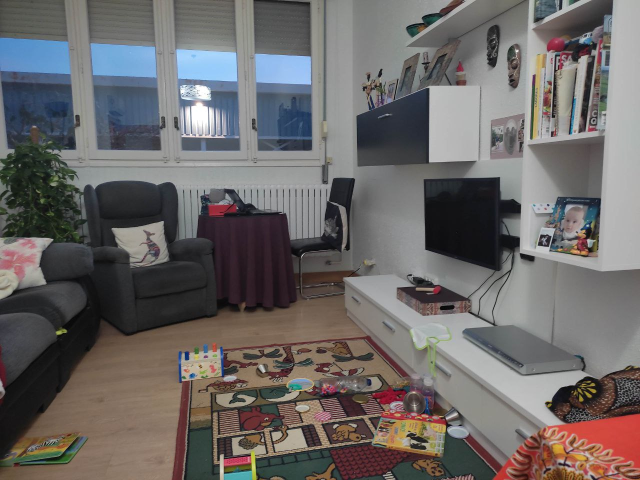
#> input picture imagen1.jpg, 1280 x 960 px (shown at 1/2 size)
$ python test2.py
#> lines starting #> are read from the running program, lines starting #| are printed output that depends on the picture
import cv2
import numpy as np
import matplotlib.pyplot as plt


def calculate_sfm(frame1, frame2, K):
    """
    Calculate Structure from Motion (SfM) using two frames.

    Args:
    - frame1: First image (grayscale).
    - frame2: Second image (grayscale).
    - K: Camera intrinsic matrix (3x3).

    Returns:
    - points_3d: Reconstructed 3D points.
    - R: Relative rotation matrix (3x3).
    - t: Relative translation vector (3x1).
    """
    # Step 1: Detect and match features
    orb = cv2.ORB_create()
    kp1, des1 = orb.detectAndCompute(frame1, None)
    kp2, des2 = orb.detectAndCompute(frame2, None)

    # Match features using BFMatcher
    bf = cv2.BFMatcher(cv2.NORM_HAMMING, crossCheck=True)
    matches = bf.match(des1, des2)
    matches = sorted(matches, key=lambda x: x.distance)

    # Extract matched keypoints
    pts1 = np.float32([kp1[m.queryIdx].pt for m in matches])
    pts2 = np.float32([kp2[m.queryIdx].pt for m in matches])

    # Step 2: Compute the Essential Matrix
    E, mask = cv2.findEssentialMat(pts1, pts2, K, method=cv2.RANSAC, prob=0.999, threshold=1.0)

    # Step 3: Recover Pose
    _, R, t, _ = cv2.recoverPose(E, pts1, pts2, K)

    # Filter points using the mask
    pts1 = pts1[mask.ravel() == 1]
    pts2 = pts2[mask.ravel() == 1]

    # Step 4: Triangulate points
    proj_mat1 = np.hstack((np.eye(3), np.zeros((3, 1))))  # First camera projection matrix
    proj_mat2 = np.hstack((R, t))  # Second camera projection matrix
    proj_mat1 = K @ proj_mat1
    proj_mat2 = K @ proj_mat2

    points_4d_hom = cv2.triangulatePoints(proj_mat1, proj_mat2, pts1.T, pts2.T)
    points_3d = points_4d_hom[:3] / points_4d_hom[3]  # Convert from homogeneous to 3D

    return points_3d.T, R, t


def plot_3d_points(points_3d, R, t):
    """
    Plot 3D points and camera poses.

    Args:
    - points_3d: 3D points (Nx3).
    - R: Rotation matrix (3x3).
    - t: Translation vector (3x1).
    """
    fig = plt.figure()
    ax = fig.add_subplot(111, projection='3d')

    # Plot 3D points
    ax.scatter(points_3d[:, 0], points_3d[:, 1], points_3d[:, 2], c='blue', s=1, label='3D Points')

    # Plot cameras
    ax.scatter(0, 0, 0, c='red', marker='o', label='Camera 1')
    camera2_position = -R.T @ t
    ax.scatter(camera2_position[0], camera2_position[1], camera2_position[2], c='green', marker='o', label='Camera 2')

    # Set axis labels
    ax.set_xlabel('X')
    ax.set_ylabel('Y')
    ax.set_zlabel('Z')
    ax.legend()
    plt.title("3D Reconstruction")
    plt.show()


# Example Usage
if __name__ == "__main__":
    # Load two frames (grayscale)
    frame1 = cv2.imread("imagen1.jpg", cv2.IMREAD_GRAYSCALE)
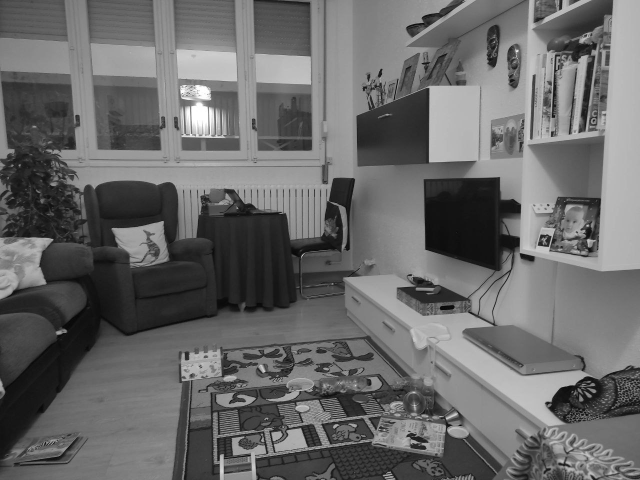
#> frame1: shape (960, 1280) (shown at 1/2 size); min 0, max 255, mean 105
    frame2 = cv2.imread("imagen2.jpg", cv2.IMREAD_GRAYSCALE)
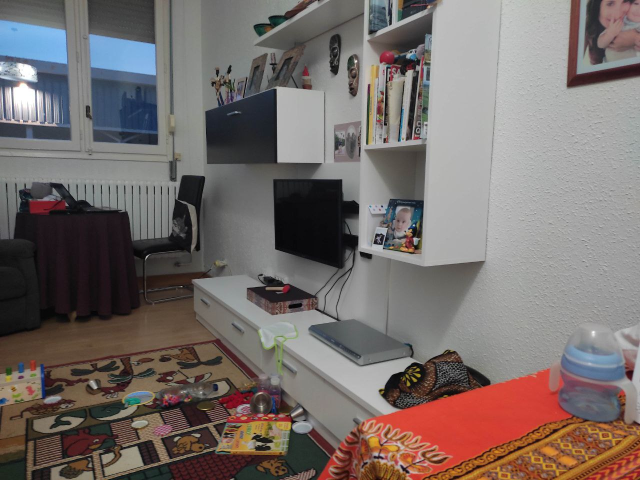
#> input picture imagen2.jpg, 1280 x 960 px (shown at 1/2 size)
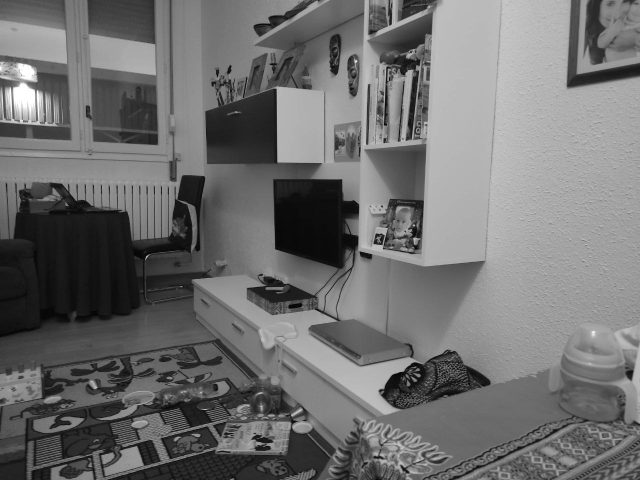
#> frame2: shape (960, 1280) (shown at 1/2 size); min 0, max 255, mean 111.6

    # Define the camera intrinsic matrix (example values)
    K = np.array([
        [700, 0, 640],  # Focal length (fx, fy) and principal point (cx, cy)
        [0, 700, 480],
        [0, 0, 1]
    ])

    # Calculate SfM
    points_3d, R, t = calculate_sfm(frame1, frame2, K)
#> in calculate_sfm, `kp1, des1 = orb.detectAndCompute(frame1, None)`: kp1 = 500 keypoints; strongest (x, y, size): (1101, 474, 31), (1096, 492, 37.2), (1078, 490, 37.2), (1096, 493, 31)
#> in calculate_sfm, `kp2, des2 = orb.detectAndCompute(frame2, None)`: kp2 = 500 keypoints; strongest (x, y, size): (748, 485, 31), (763, 489, 31), (768, 470, 31), (826, 451, 31)
#> in calculate_sfm, `matches = bf.match(des1, des2)`: matches = 241 matches
#> in calculate_sfm, `pts1 = np.float32([kp1[m.queryIdx].pt for m in matches])`: pts1 = 241 pairs, first value 224.6 to 1190.6, second value 70.8 to 918
#> in calculate_sfm, `pts2 = np.float32([kp2[m.queryIdx].pt for m in matches])`: pts2 = 241 pairs, first value 74.4 to 1158.6, second value 47.52 to 910.8
#> in calculate_sfm, `E, mask = cv2.findEssentialMat(pts1, pts2, K, method=cv2.RANSAC, prob=..`: E = [[0.405, 0.566, 0.0394], [0.508, -0.382, 0.31], [-0.0617, -0.103, -0.00195]]; mask = 241 values, max 1 at index 5, min 0 at index 0, mean 0.0622
#> in calculate_sfm, `_, R, t, _ = cv2.recoverPose(E, pts1, pts2, K)`: R = [[-0.641, 0.499, -0.584], [0.573, 0.817, 0.0691], [0.511, -0.29, -0.809]]; t = [0.169, -0.0153, 0.985]
#> in calculate_sfm, `pts1 = pts1[mask.ravel() == 1]`: pts1 = 15 rows, first 8: [705, 358.7], [1157.8, 262.7], [1162.8, 458.4], [813.6, 872.4], [666.5, 358.3], [1172.4, 70.8], [1105.9, 233.3], [1180.8, 792]
#> in calculate_sfm, `pts2 = pts2[mask.ravel() == 1]`: pts2 = 15 rows, first 8: [750.6, 468.6], [819.1, 456.2], [531.6, 576], [762, 466.8], [827.7, 476.6], [823.2, 468], [820.8, 460.8], [761.8, 466.6]
#> in calculate_sfm, `proj_mat2 = np.hstack((R, t))`: proj_mat2 = [[-0.641, 0.499, -0.584, 0.169], [0.573, 0.817, 0.0691, -0.0153], [0.511, -0.29, -0.809, 0.985]]
#> in calculate_sfm, `proj_mat2 = K @ proj_mat2`: proj_mat2 = [[-121.3, 163.4, -926.4, 749.3], [646.4, 432.5, -340, 462.3], [0.511, -0.29, -0.809, 0.985]]
#> points_3d = 15 rows, first 8: [0.00205, -0.00383, 0.0221], [-0.0548, 0.0222, -0.0737], [0.211, -0.00811, 0.282], [-0.00151, -0.00277, -0.0055], [-0.00723, 0.0332, -0.191], [-0.0519, 0.0399, -0.0682], [-0.0519, 0.0276, -0.078], [-0.0026, -0.00197, -0.00346]; t = [0.169, -0.0153, 0.985]

    # Plot the results
    plot_3d_points(points_3d, R, t)
#> in plot_3d_points, `camera2_position = -R.T @ t`: camera2_position = [-0.386, 0.214, 0.897]
#> in plot_3d_points, `plt.show()`:
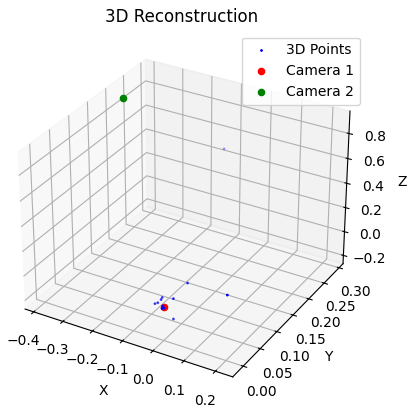
#> figure drawn by matplotlib, 1 panel
